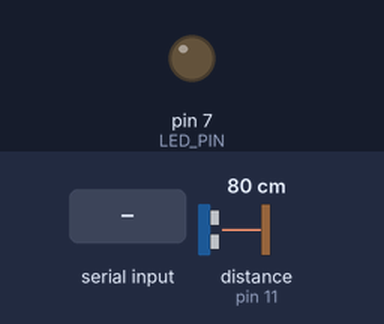
The sketch below on a simulated Arduino Uno, built with avr-gcc and run on an emulated ATmega328P. Parts: output pins drawn as LEDs (lit = HIGH). Wiring (inferred from the names in the program): ultrasonic range finder: trigger pin 12; echo pin 11. The test bench sets the inputs (shaded band); at power-on: distance to the obstacle (sensor on pin 11) 80 cm. The echo pulse lasts 58.3 µs per cm; pins used as bus, display or sensor lines are not drawn; what the sketch prints to the serial monitor is not drawn.

Above: at 1.2 s.
1.3 s: "H" received over Serial
At 2.3 s:
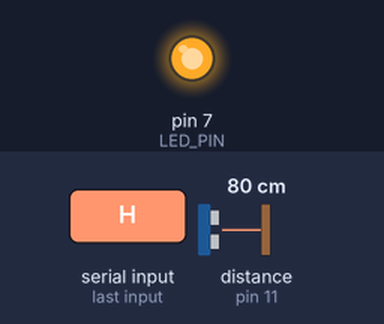
2.8 s: "L" received over Serial
At 3.3 s:
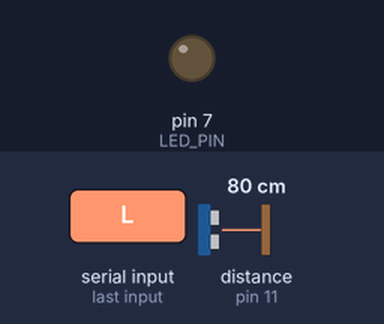
Timing chart, 0 to 5.8 s (numbered marks = the images above; inputs shaded):
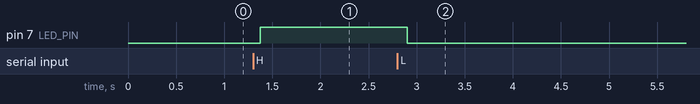

Measured:
- after the input at 1.3 s, pin 7 (LED_PIN): LOW → HIGH after 0.07 s
- after the input at 2.8 s, pin 7 (LED_PIN): HIGH → LOW after 0.10 s

The sketch:

sketch_nov18a.ino
```cpp
#define PIN_TRIG 12
#define PIN_ECHO 11

#define LED_PIN 7

float cm;
float temp;

char LEDstate;

void setup() {
  Serial.begin(9600);
  pinMode(PIN_TRIG, OUTPUT);
  pinMode(PIN_ECHO, INPUT);
  pinMode(LED_PIN, OUTPUT);
}

void loop() {
  digitalWrite(PIN_TRIG, LOW);
  delayMicroseconds(2);
  digitalWrite(PIN_TRIG, HIGH);
  delayMicroseconds(10);
  digitalWrite(PIN_TRIG, LOW);

  temp = float(pulseIn(PIN_ECHO, HIGH));
  cm = (temp * 17 )/1000;

//  Serial.print("Echo = ");
//  Serial.print(temp);
//  Serial.print(",  Distance = ");
//  Serial.print(cm);
//  Serial.println("cm");
//  delay(300);

  Serial.println(cm);
  delay(100);

  checkUART();
}

void checkUART(){
  while(Serial.available()>0){

    LEDstate = Serial.read();
    if(LEDstate == 'H'){
      digitalWrite(LED_PIN, HIGH);
    }
    if(LEDstate == 'L'){
      digitalWrite(LED_PIN,LOW);
    }
    delay(50);
  }
}
```
